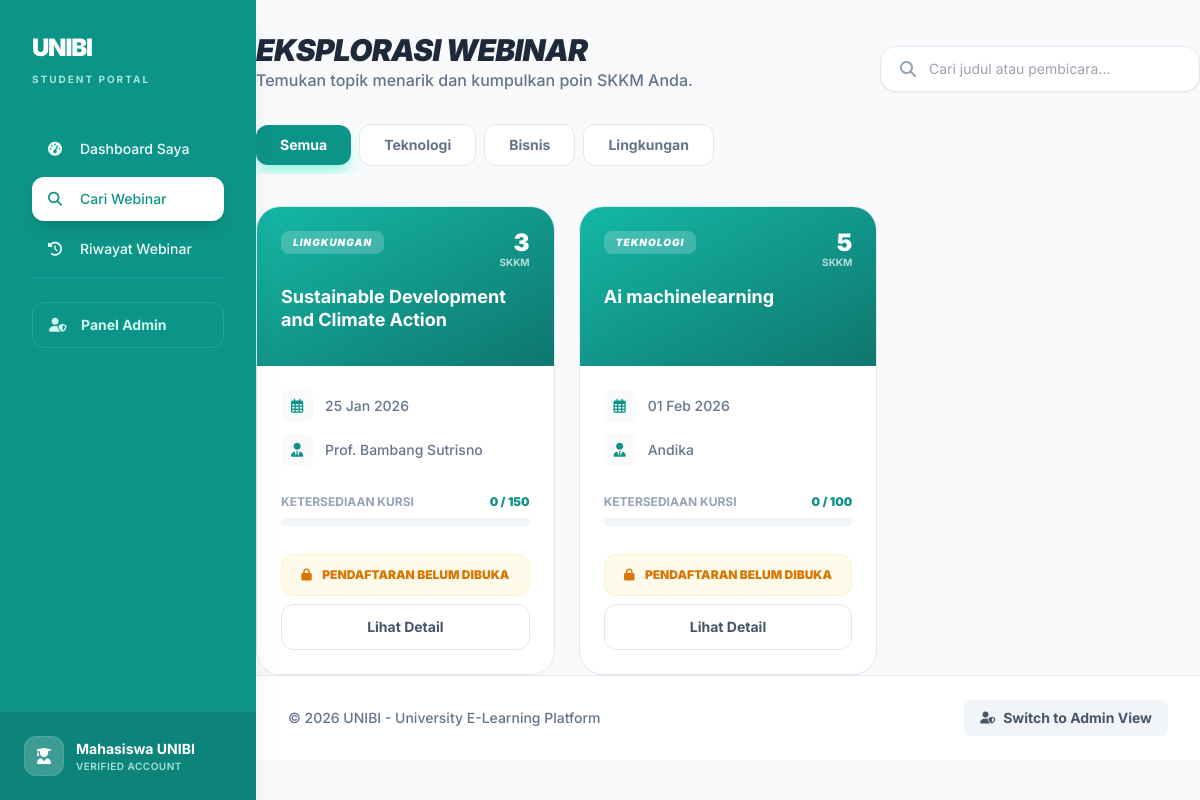
/student/daftar-webinar.php, run on the app's committed database.
### tables this page shows
CREATE TABLE `webinar` (
  `id_webinar` int NOT NULL,
  `judul` varchar(200) DEFAULT NULL,
  `deskripsi` text,
  `kategori` varchar(50) DEFAULT NULL,
  `tanggal` date DEFAULT NULL,
  `waktu_mulai` time DEFAULT NULL,
  `waktu_selesai` time DEFAULT NULL,
  `pembicara` varchar(100) DEFAULT NULL,
  `platform` varchar(50) DEFAULT NULL,
  `poin_skkm` int DEFAULT NULL,
  `kuota_peserta` int DEFAULT NULL,
  `biaya` decimal(10,2) DEFAULT '0.00',
  `tipe_webinar` enum('gratis','berbayar') DEFAULT NULL,
  `status` enum('draft','publish','closed') DEFAULT 'draft',
  `status_verifikasi` enum('menunggu','disetujui','ditolak') DEFAULT 'menunggu',
  `tanggal_mulai_pendaftaran` datetime DEFAULT NULL,
  `tanggal_akhir_pendaftaran` datetime DEFAULT NULL,
  `id_penyelenggara` int DEFAULT NULL,
  `created_at` timestamp NOT NULL DEFAULT CURRENT_TIMESTAMP
);

### student/daftar-webinar.php (the view, shortened to what this page needs)
<?php
require_once '../config/database.php';
require_once 'includes/header.php';
$kategori_filter = isset($_GET['kategori']) ? clean_input($_GET['kategori']) : '';
$search = isset($_GET['search']) ? clean_input($_GET['search']) : '';
$query = "SELECT w.*,
          (SELECT COUNT(*) FROM pemantauan_webinar p
           WHERE p.id_webinar = w.id_webinar AND p.status_pendaftaran = 'disetujui') as peserta_terdaftar
          FROM webinar w
          WHERE w.status = 'publish'
          AND w.status_verifikasi = 'disetujui'
          AND w.tanggal >= CURDATE()";
$query .= " ORDER BY w.tanggal ASC";
$result = mysqli_query($conn, $query);
$kategori_result = mysqli_query($conn, "SELECT DISTINCT kategori FROM webinar WHERE status = 'publish' AND status_verifikasi = 'disetujui'");
?>
<div class="space-y-8">
    <div class="flex flex-col md:flex-row md:items-end justify-between gap-4">
        <div>
            <h2 class="text-3xl font-black text-slate-800 tracking-tight italic uppercase">Eksplorasi Webinar</h2>
            <p class="text-slate-500 font-medium">Temukan topik menarik dan kumpulkan poin SKKM Anda.</p>
        </div>
        <form method="GET" class="relative group w-full md:w-80">
            <input type="text" name="search" value="<?= htmlspecialchars($search) ?>"
                   placeholder="Cari judul atau pembicara..."
                   class="w-full pl-12 pr-4 py-3 bg-white border border-slate-200 rounded-2xl focus:ring-2 focus:ring-teal-500 focus:border-teal-500 transition-all outline-none text-sm shadow-sm">
            <i class="fas fa-search absolute left-5 top-1/2 -translate-y-1/2 text-slate-400 group-focus-within:text-teal-500 transition-colors"></i>
        </form>
    </div>
    <div class="flex items-center gap-2 overflow-x-auto pb-2 scrollbar-hide">
        <a href="daftar-webinar.php"
           class="px-6 py-2.5 rounded-xl font-bold text-sm transition-all whitespace-nowrap <?= empty($kategori_filter) ? 'bg-teal-600 text-white shadow-lg shadow-teal-200' : 'bg-white text-slate-500 hover:bg-slate-100 border border-slate-200' ?>">
            Semua
        </a>
        <?php while($cat = mysqli_fetch_assoc($kategori_result)): ?>
            <a href="daftar-webinar.php?kategori=<?= urlencode($cat['kategori']) ?>&search=<?= $search ?>"
               class="px-6 py-2.5 rounded-xl font-bold text-sm transition-all whitespace-nowrap <?= $kategori_filter == $cat['kategori'] ? 'bg-teal-600 text-white shadow-lg shadow-teal-200' : 'bg-white text-slate-500 hover:bg-slate-100 border border-slate-200' ?>">
                <?= htmlspecialchars($cat['kategori']) ?>
            </a>
        <?php endwhile; ?>
    </div>
    <?php if(mysqli_num_rows($result) > 0): ?>
        <div class="grid grid-cols-1 md:grid-cols-2 lg:grid-cols-3 gap-6">
            <?php while($webinar = mysqli_fetch_assoc($result)):
                $sisa_kuota = $webinar['kuota_peserta'] - $webinar['peserta_terdaftar'];
                $today = date('Y-m-d H:i:s');
                $is_open = ($today >= $webinar['tanggal_mulai_pendaftaran'] && $today <= $webinar['tanggal_akhir_pendaftaran']);
                $is_full = $sisa_kuota <= 0;
            ?>
            <div class="group bg-white rounded-3xl border border-slate-200 overflow-hidden hover:shadow-2xl hover:shadow-slate-200 hover:-translate-y-1 transition-all duration-300">
                <div class="p-6 bg-gradient-to-br from-teal-500 to-teal-700 text-white relative">
                    <div class="flex justify-between items-start">
                        <span class="px-3 py-1 bg-white/20 backdrop-blur-md rounded-lg text-[10px] font-black uppercase tracking-widest italic">
                            <?= htmlspecialchars($webinar['kategori']) ?>
                        </span>
                        <div class="text-right">
                            <p class="text-2xl font-black leading-none"><?= $webinar['poin_skkm'] ?></p>
                            <p class="text-[10px] font-bold opacity-70 uppercase">SKKM</p>
                        </div>
                    </div>
                    <h3 class="mt-4 text-lg font-bold leading-tight line-clamp-2 h-14"><?= htmlspecialchars($webinar['judul']) ?></h3>
                </div>
                <div class="p-6 space-y-5">
                    <div class="space-y-3">
                        <div class="flex items-center gap-3 text-slate-500 text-sm font-medium">
                            <div class="w-8 h-8 rounded-lg bg-slate-50 flex items-center justify-center text-teal-600">
                                <i class="far fa-calendar-alt"></i>
                            </div>
                            <?= date('d M Y', strtotime($webinar['tanggal'])) ?>
                        </div>
                        <div class="flex items-center gap-3 text-slate-500 text-sm font-medium">
                            <div class="w-8 h-8 rounded-lg bg-slate-50 flex items-center justify-center text-teal-600">
                                <i class="fas fa-user-tie"></i>
                            </div>
                            <span class="truncate"><?= htmlspecialchars($webinar['pembicara']) ?></span>
                        </div>
                    </div>
                    <div class="pt-2">
                        <div class="flex justify-between items-center mb-2">
                            <span class="text-xs font-bold text-slate-400 uppercase">Ketersediaan Kursi</span>
                            <span class="text-xs font-black <?= $is_full ? 'text-rose-500' : 'text-teal-600' ?>">
                                <?= $webinar['peserta_terdaftar'] ?> / <?= $webinar['kuota_peserta'] ?>
                            </span>
                        </div>
                        <div class="h-2 bg-slate-100 rounded-full overflow-hidden">
                        </div>
                    </div>
                    <div class="flex flex-col gap-2 pt-2">
                        <?php if(!$is_open): ?>
                            <div class="w-full py-3 bg-amber-50 text-amber-600 text-xs font-black uppercase text-center rounded-xl border border-amber-100">
                                <i class="fas fa-lock mr-2"></i> Pendaftaran Belum Dibuka
                            </div>
                        <?php elseif($is_full): ?>
                            <div class="w-full py-3 bg-rose-50 text-rose-600 text-xs font-black uppercase text-center rounded-xl border border-rose-100">
                                <i class="fas fa-times-circle mr-2"></i> Kuota Sudah Penuh
                            </div>
                        <?php endif; ?>
                        <a href="detail-webinar.php?id=<?= $webinar['id_webinar'] ?>"
                           class="w-full py-3 bg-white border border-slate-200 text-slate-600 font-bold rounded-xl text-center hover:bg-slate-50 transition-all text-sm">
                            Lihat Detail
                        </a>
                    </div>
                </div>
            </div>
            <?php endwhile; ?>
        </div>
    <?php endif; ?>
</div>
<?php require_once 'includes/footer.php'; ?>

### student/includes/header.php (style rules this page uses)
body { font-family: 'Inter', sans-serif; opacity: 0; transition: opacity 0.3s ease; }
body.loaded { opacity: 1; }

### data on the page
webinar: kategori "LINGKUNGAN", poin_skkm "3", judul "Sustainable Development and Climate Action", tanggal "25 Jan 2026", pembicara "Prof. Bambang Sutrisno", peserta_terdaftar "0", kuota_peserta "150", shows "PENDAFTARAN BELUM DIBUKA"
webinar: kategori "TEKNOLOGI", poin_skkm "5", judul "Ai machinelearning", tanggal "01 Feb 2026", pembicara "Andika", peserta_terdaftar "0", kuota_peserta "100", shows "PENDAFTARAN BELUM DIBUKA"

### other printed values
$menu[2] "Dashboard Saya"
$menu[2] "Cari Webinar"
$menu[2] "Riwayat Webinar"
$cat['kategori'] "Teknologi"
$cat['kategori'] "Bisnis"
$cat['kategori'] "Lingkungan"
